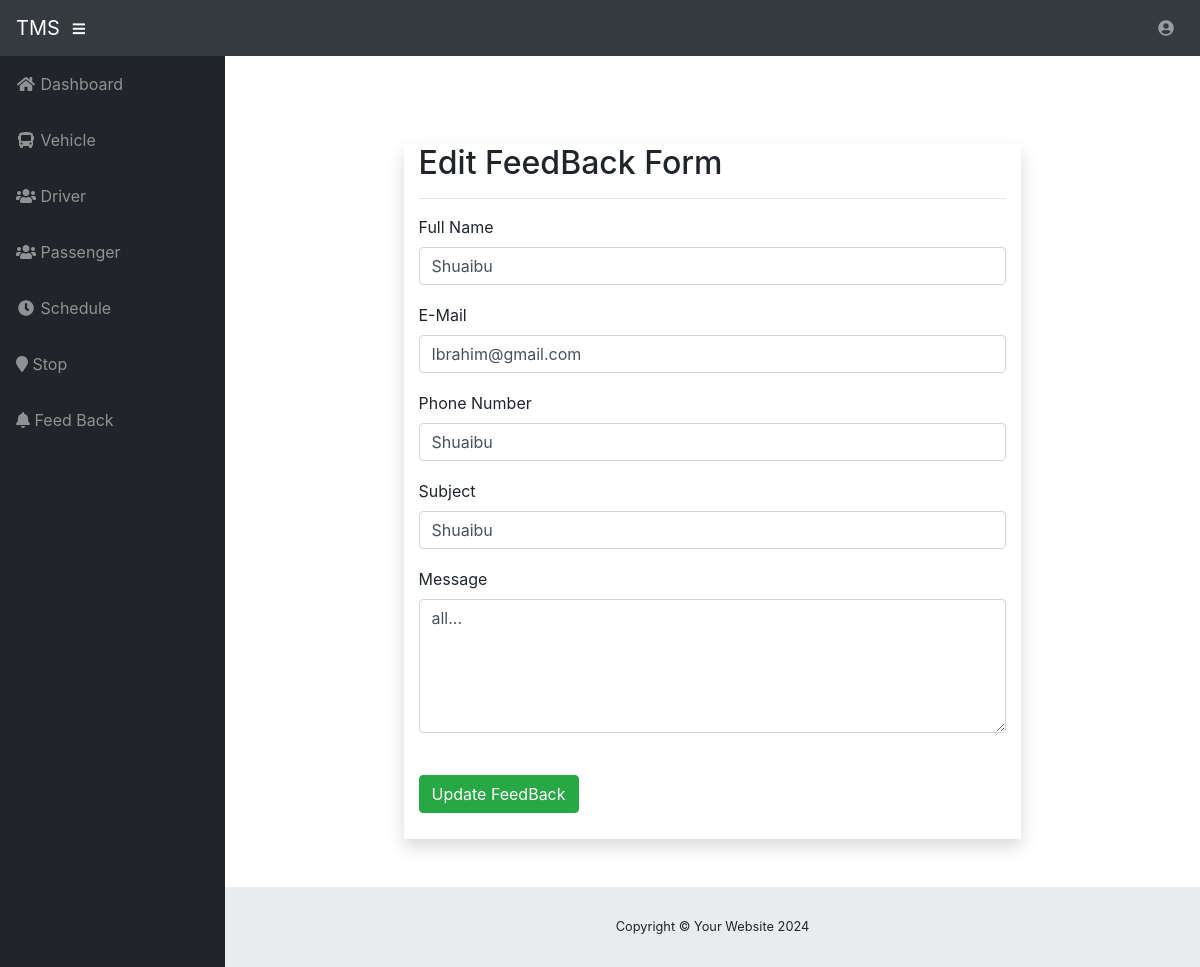
The page /admin/feedbackedit.php?fid=6 (signed in) on the database its author committed.
### tables this page shows
CREATE TABLE `feedback` (
  `id` int(11) NOT NULL,
  `booking_id` int(11) NOT NULL,
  `fullname` varchar(100) NOT NULL,
  `email` varchar(100) NOT NULL,
  `phone` varchar(100) NOT NULL,
  `subject` varchar(100) NOT NULL,
  `message` text NOT NULL,
  `replymessage` text NOT NULL
);

### admin/feedbackedit.php (the view, shortened to what this page needs)
<?php
if(isset($_GET['fid'])) {
    $fid = $_GET['fid'];
    ?>
<?php include('connection.php');?>
<?php include('topnav.php');?>
<div class="container mb-4 p-4 mt-5">
    <div class="row justify-content-center">
        <div class="col-md-8 shadow">
            <?php
            $sql = "SELECT * FROM feedback WHERE booking_id = $fid";
            $query = mysqli_query($db, $sql);
            if(mysqli_num_rows($query) > 0) {
                while($row = mysqli_fetch_assoc($query)) {
                    ?>
                    <form action="feedbackedit1.php" method="post">
                        <div class="form-group">
                            <h2 class="text-left">Edit FeedBack Form</h2>
                            <hr>
                        </div>
                        <div class="form-group">
                            <label for="fullname" class="float-left">Full Name</label><br>
                            <input type="text" name="full_name" value="<?php echo $row['fullname'];?>" placeholder="Your name" class="form-control float-left" required><br>
                        </div><br>
                        <div class="form-group">
                            <label for="email" class="float-left">E-Mail</label>
                            <input type="email" name="email" value="<?php echo $row['email'];?>" placeholder="Your email address" class="form-control float-left"><br>
                        </div><br><br>
                        <div class="form-group">
                            <label for="phone" class="float-left">Phone Number</label>
                            <input type="tel" name="phone" value="<?php echo $row['phone'];?>" placeholder="Your phone number" class="form-control float-left" required><br>
                        </div><br><br>
                        <div class="form-group">
                            <label for="subject" class="float-left">Subject</label>
                            <input type="subject" name="subject" value="<?php echo $row['subject'];?>" placeholder="Your subject" class="form-control float-left"><br>
                        </div><br><br>
                        <div class="form-group">
                            <label for="message" class="float-left">Message</label>
                            <textarea rows="5" name="message" placeholder="Your message" class="form-control float-left" required><?php echo $row['message'];?></textarea><br>
                        </div><br><br>
                        <br><br><br>
                        <div class="form-group">
                            <br><br>
                            <input type="submit" name="update_feedback" class="btn btn-success float-left" value="Update FeedBack">
                        </div>
                        <br><br>
                    </form>
                    <?php
                }
            }
            else {
                echo "FeedBack not found!";
            }
            ?>
        </div>
    </div>
</div>
<?php include('footer.php');?>
    <?php
}
else {
    header('location: feedback.php');
}
?>

### admin/css/sb-admin.css (style rules this page uses)
html { position: relative; min-height: 100%; }
body { height: 100%; }
:root { --input-padding-x: 0.75rem; --input-padding-y: 0.75rem; }

### rows shown on the page
feedback: full_name "Shuaibu", email "Ibrahim@gmail.com", phone "Shuaibu", subject "Shuaibu", message "all..."
